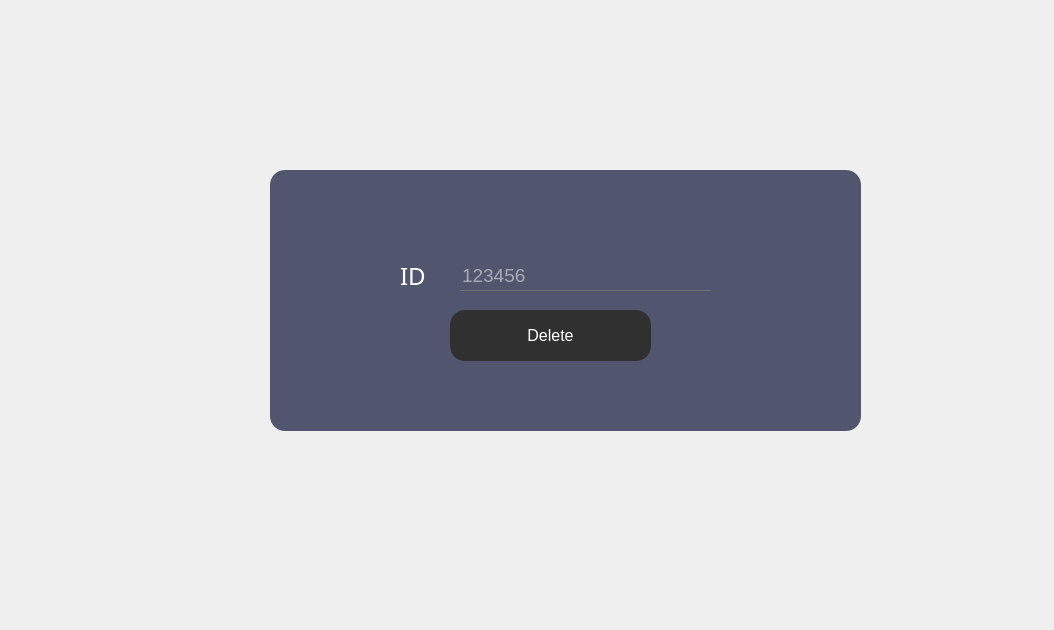
<?xml version="1.0" encoding="UTF-8"?>
<ui version="4.0">
 <class>Delete</class>
 <widget class="QDialog" name="Delete">
  <property name="geometry">
   <rect>
    <x>0</x>
    <y>0</y>
    <width>1054</width>
    <height>630</height>
   </rect>
  </property>
  <property name="windowTitle">
   <string>Dialog</string>
  </property>
  <property name="styleSheet">
   <string notr="true">*{
    background:url(C:/Users/MAHOX/OneDrive/Desktop/Images_projet/HMR.jpg) ;
}</string>
  </property>
  <widget class="QFrame" name="supprimer">
   <property name="geometry">
    <rect>
     <x>270</x>
     <y>170</y>
     <width>591</width>
     <height>261</height>
    </rect>
   </property>
   <property name="styleSheet">
    <string notr="true">QFrame
{
	background:#51556e;
    border-radius:15px;
}</string>
   </property>
   <property name="frameShape">
    <enum>QFrame::StyledPanel</enum>
   </property>
   <property name="frameShadow">
    <enum>QFrame::Raised</enum>
   </property>
   <widget class="QLabel" name="label_8">
    <property name="geometry">
     <rect>
      <x>490</x>
      <y>350</y>
      <width>231</width>
      <height>171</height>
     </rect>
    </property>
    <property name="text">
     <string/>
    </property>
    <property name="pixmap">
     <pixmap>D:/QTprojet/smart court.png</pixmap>
    </property>
    <property name="scaledContents">
     <bool>true</bool>
    </property>
   </widget>
   <widget class="QLineEdit" name="Lsupp">
    <property name="geometry">
     <rect>
      <x>190</x>
      <y>90</y>
      <width>251</width>
      <height>31</height>
     </rect>
    </property>
    <property name="font">
     <font>
      <pointsize>14</pointsize>
     </font>
    </property>
    <property name="acceptDrops">
     <bool>true</bool>
    </property>
    <property name="styleSheet">
     <string notr="true">*{
background:transparent;
border:none;
color:white;
border-bottom:1px solid #717072;
}</string>
    </property>
    <property name="inputMask">
     <string/>
    </property>
    <property name="text">
     <string/>
    </property>
    <property name="maxLength">
     <number>32767</number>
    </property>
    <property name="echoMode">
     <enum>QLineEdit::Normal</enum>
    </property>
    <property name="placeholderText">
     <string>123456</string>
    </property>
   </widget>
   <widget class="QLabel" name="id_supp">
    <property name="geometry">
     <rect>
      <x>130</x>
      <y>80</y>
      <width>41</width>
      <height>51</height>
     </rect>
    </property>
    <property name="styleSheet">
     <string notr="true">*{
    font-family:century gothic;
    font-size:24px;
	color:white;
}

</string>
    </property>
    <property name="text">
     <string>ID</string>
    </property>
   </widget>
   <widget class="QPushButton" name="supp_btn">
    <property name="geometry">
     <rect>
      <x>180</x>
      <y>140</y>
      <width>201</width>
      <height>51</height>
     </rect>
    </property>
    <property name="font">
     <font>
      <pointsize>12</pointsize>
     </font>
    </property>
    <property name="styleSheet">
     <string notr="true">*{
color:white;
border-radius: 15px;
background:#303030;
}

*:hover
{
	color:#303030;
	border-radius:15px;
	background:white
}</string>
    </property>
    <property name="text">
     <string>Delete</string>
    </property>
   </widget>
   <zorder>label_8</zorder>
   <zorder>id_supp</zorder>
   <zorder>Lsupp</zorder>
   <zorder>supp_btn</zorder>
  </widget>
 </widget>
 <resources/>
 <connections/>
</ui>
